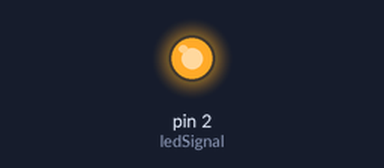
Simulated run of this sketch. Board: Arduino Uno, built with avr-gcc and run on an emulated ATmega328P. Shown: output pins drawn as LEDs (lit = HIGH).

Above: at 2.5 s.
At 7.5 s:
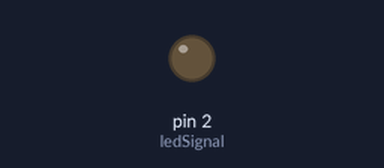
Timing chart, 0 to 13.0 s (numbered marks = the images above):
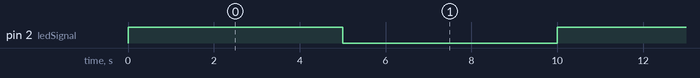

Measured:
- by itself, pin 2 (ledSignal): alternates HIGH for 5.0 s and LOW for 5.0 s

The sketch:

Ledonoff.ino
```cpp
int ledSignal=2;

void setup() {
  // put your setup code here, to run once:
  pinMode(ledSignal,OUTPUT);

}

void loop() {
  // put your main code here, to run repeatedly:
  digitalWrite(ledSignal,HIGH);
  delay(5000);
  digitalWrite(ledSignal,LOW);
  delay(5000);

}
```
